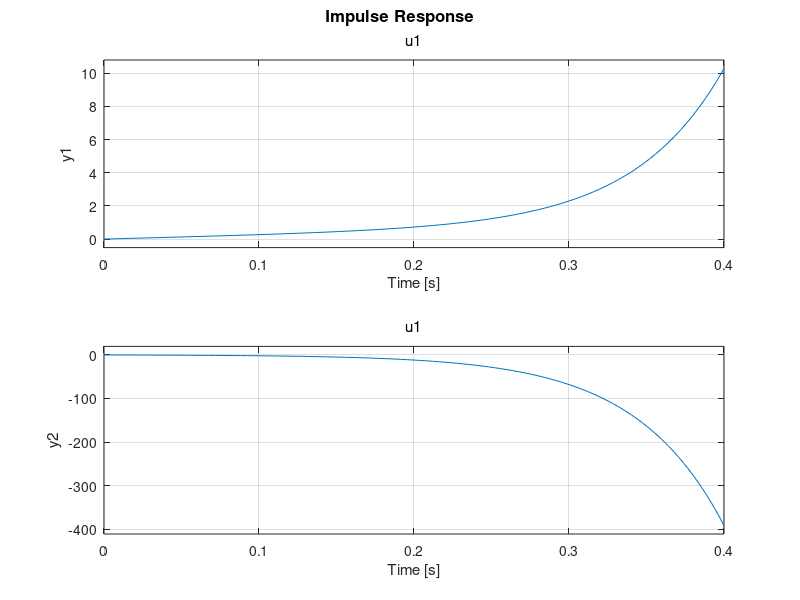

MATLAB code to generate this figure:
clear all
close all
clc

M = 0.5;
m = 0.2;
I = 0.006;
g = 9.8;
d = 0.3;

f=(-M*m*d^2+I*(m+M));

A= [0 1 0 0;
    0 0 (d^2*m^2*g)/f 0;
    0 0 0 1;
    0 0 (-d*M*g)/f 0]

B= [0;
    (I-d^2 * m)/f;
    0;
    (d*m)/f]

C= [1 0 0 0;
    0 0 1 0]

D= [0;
    0];

SYS=ss(A,B,C,D)
impulse(SYS)